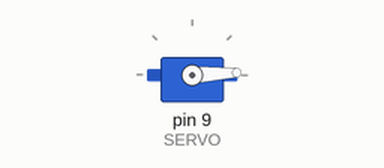
A program run on a simulated Arduino Uno, built with avr-gcc and run on an emulated ATmega328P. On the bench: servo.

Above: at 0.05 s.
At 0.75 s:
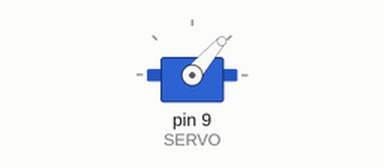
At 1.5 s:
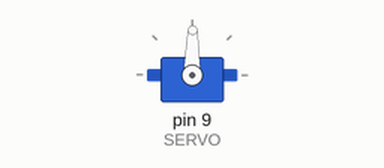
At 3.0 s:
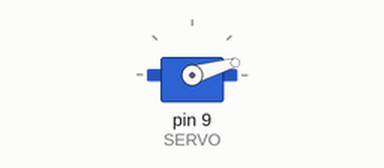
Timing chart, 0 to 7.4 s (numbered marks = the images above):
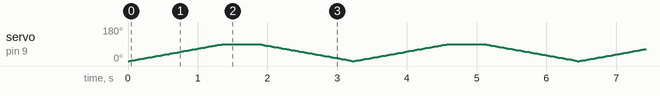

The program:

main.cpp
```cpp
/*=============================================================================
Autor:        Johnny Meneses [bilbo_vader@outlook.com]
Descrição:    Lógica para movimentar um micro Servo

Lista de Componentes
[1] Arduino Uno R3
[1] Positional Micro Servo


*/

#include <Arduino.h>
#include <Servo.h>


#define SERVO 9 // Porta Digital 6 PWM

Servo s; // Variável Servo
int pos; // Posição Servo

void setup ()
{
  s.attach(SERVO);
  Serial.begin(9600);
  s.write(0); // Inicia motor posição zero
}

void loop()
{
  for(pos = 0; pos < 90; pos++)
  {
    s.write(pos);
  delay(15);
  }
delay(500);
  for(pos = 90; pos >= 0; pos--)
  {
    s.write(pos);
    delay(15);
  }
}
```
